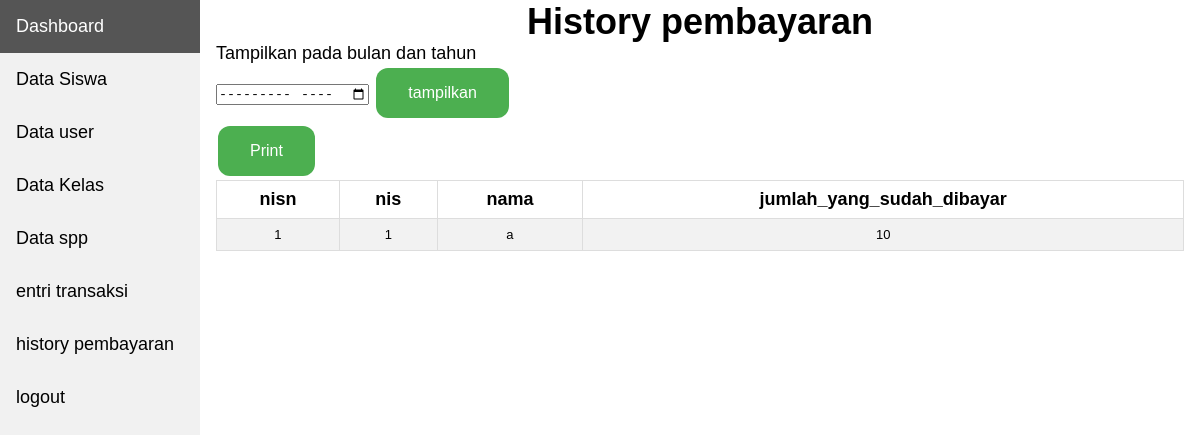
The app's page /admin/history_kelas.php?idkelas=3 (signed in) with its own data.
### tables this page shows
CREATE TABLE IF NOT EXISTS `siswa` (
  `nisn` char(10) NOT NULL,
  `nis` char(8) NOT NULL,
  `nama` varchar(35) NOT NULL,
  `id_kelas` int(11) DEFAULT NULL,
  `alamat` text NOT NULL,
  `no_telp` varchar(13) NOT NULL,
  `id_spp` int(11) DEFAULT NULL,
  PRIMARY KEY (`nisn`),
  UNIQUE KEY `nis` (`nis`),
  KEY `id_kelas` (`id_kelas`,`id_spp`),
  KEY `id_spp` (`id_spp`)
);

### functions/functions.php (called while the page is built, shortened)
<?php
$conn = mysqli_connect("localhost", "root", "", "db_spp");
function query($query) {
	global $conn;
	$result = mysqli_query($conn, $query);
	$rows = array();
	while ( $row = mysqli_fetch_assoc($result) ) {
		$rows[] = $row;
	}
	return $rows;
}
 ?>

### admin/history_kelas.php (the view, shortened to what this page needs)
<?php
require '../functions/functions.php';
$kelas = $_GET['idkelas'];
$siswa = query("SELECT * FROM siswa WHERE id_kelas = '$kelas'");
 ?>
<?php include 'header_admin.php'; ?>
<!DOCTYPE html>
<html>
<head>
</head>
<link rel="stylesheet" type="text/css" href="css/style.css">
  <link rel="stylesheet" href="//code.jquery.com/ui/1.12.1/themes/base/jquery-ui.css">
    <link rel="stylesheet" href="css/jquery-ui.css">
<body>
	<div class="content">
		<h1 class="1">History pembayaran</h1>
<form method="post" action="history_kelas_bulan.php" class="hiddenprint">
	Tampilkan pada bulan dan tahun <br>
			<input type="month" name="tahun">
	<button class="link2">tampilkan</button>
</form>
<button class="link2 hiddenprint" onclick="myFunction()">Print</button>
		<div class="overflow">
		<table border="1" cellpadding="10" cellspacing="0  ">
 		<tr>
 			<th>nisn</th>
 			<th>nis</th>
 			<th>nama</th>
			<th>jumlah_yang_sudah_dibayar</th>
 		</tr>
 		<?php foreach ($siswa as $row): ?>
 		<tr>
 			<td><?= $row["nisn"]; ?></td>
 			<td><?= $row["nis"]; ?></td>
 			<?php
 			$nisn = $row["nisn"];
 			$nama_siswa = query("SELECT nama FROM siswa WHERE nisn = $nisn");?>
 			<td><?= $nama_siswa[0]["nama"]; ?></td>
			<?php
			$jumlah = query("SELECT COUNT(bulan_dibayar) FROM pembayaran WHERE nisn = '$nisn'") ?>
			<td><?= $jumlah[0]['COUNT(bulan_dibayar)']; ?></td>
 		</tr>
 		<?php endforeach ?>
 	</table>
 	</div>
	</div>
</body>
</html>

### admin/css/style.css (style rules this page uses)
* { padding:0; margin:0; }
body { font-family:Verdana, Geneva, sans-serif; font-size:18px; background-color:#FFF }
td { font-size: 13px; margin: 10px; }
table { border-collapse: collapse; border-spacing: 0; width: 100%; border: 1px solid #ddd; float: left; }
th, td { text-align: center; padding: 8px; }
tr:nth-child(even) { background-color: #f2f2f2 }
h1 { text-align: center; }
.overflow { overflow: auto; }
button { background-color: #4CAF50; border: none; color: white; padding: 16px 32px; text-align: center; text-decoration: none; display: inline-block; font-size: 16px; border-radius: 12px; margin: 4px 2px; cursor: pointer; }

### admin/header_admin.php (style rules this page uses)
body { margin: 0; font-family: "Lato", sans-serif; }
div.content { margin-left: 200px; padding: 1px 16px; height: 655px; }

### records on screen
siswa: nisn "1", nis "1", nama "a", COUNT "10"
